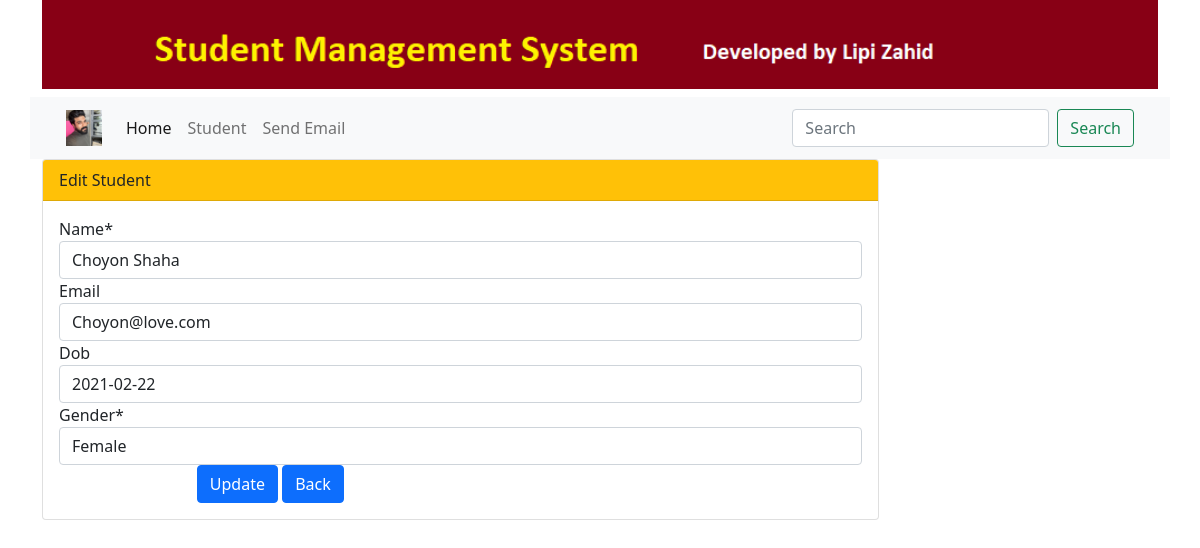
Page /std/update/1 on the committed database.
### myapp/models.py (models this page shows, shortened)
class Student(models.Model):
    GENDER_CHOICES=[('Male','Male'),('Female','Female')]
    id=models.AutoField(primary_key=True)
    name=models.CharField(max_length=100)
    email=models.EmailField(unique=True,blank=True)
    dob=models.DateField(default=datetime.now, blank=True)
    gender=models.CharField(max_length=6,choices=GENDER_CHOICES,default='Female')

### myapp/views.py (the view)
# urls.py: path('update/<int:id>', views.update,name='update'),
def update(request,id):
    student=Student.objects.get(pk=id)
    form=StudentForm(request.POST or None, instance=student)
    if form.is_valid():
        print(form)
        form.save()
        messages.info(request,'Data updated successfully')
        return redirect('student:index')
    else:
        print('Data not valid')
    context={'title':'Edit','form':form}
    return render(request,'student/edit.html',context)

### myapp/forms.py
class StudentForm(forms.ModelForm):
    class Meta:
        model=Student
        fields="__all__"

### templates/student/edit.html (shortened to what this page needs)
{% extends 'base.html' %}
{% block content %}
        <form action="{%  url 'student:update' student.id %}" method="POST">
            <div class="card w-75">
                <div class="card-header bg-warning text-dark" >
                  Edit Student
                </div>
                <div class="card-body">
                    {% load crispy_forms_tags %}
                    {{ form|crispy }}
                    <div class="form-grow row">
                        <label for="gender" class="col-sm-2 col-form-label"></label>
                        <div class="col-sm-6">
                            <button type="submit" class="btn btn-primary">Update</button>
                            <a href="{%  url 'student:home' %}" class="btn btn-primary">Back</a>
                        </div>
                    </div>
                </div>
              </div>
        </form>
{% endblock %}

### rows in the picture
Student: name "Choyon Shaha", email "Choyon@love.com", dob "2021-02-22", gender "Female"
